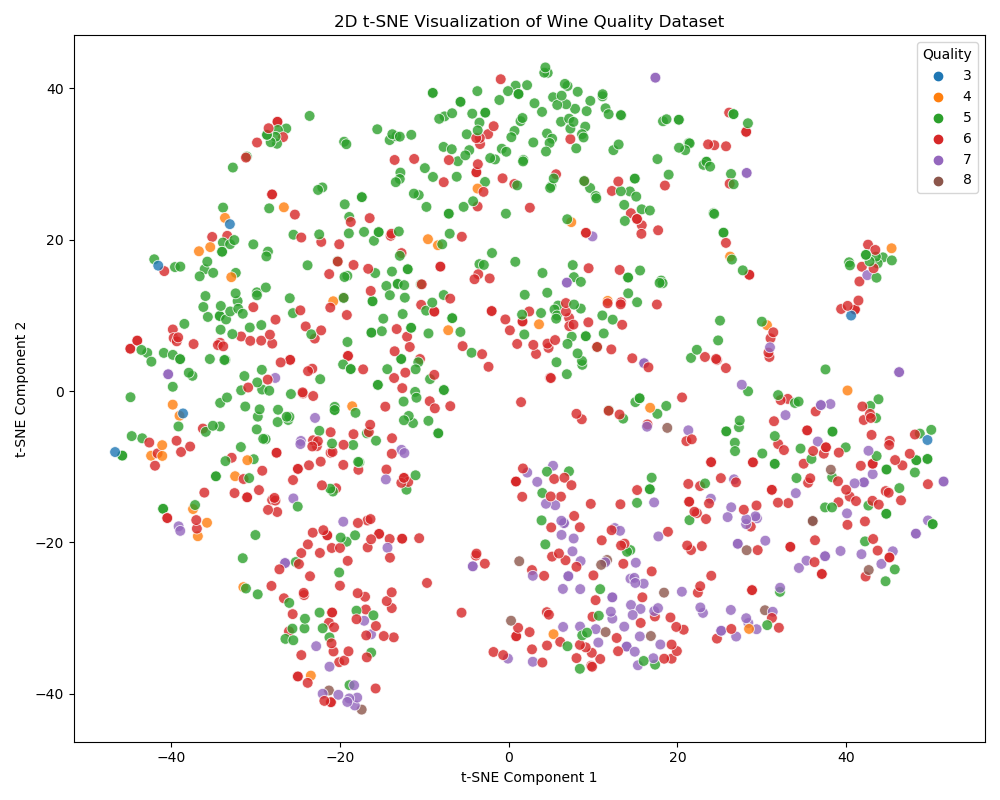

Reproduce this figure in Python.
import pandas as pd
import matplotlib.pyplot as plt
from sklearn.manifold import TSNE
from sklearn.preprocessing import StandardScaler
import seaborn as sns

# Load data
df = pd.read_csv(r"D:\ASWATHI P\class work\WineQT.csv")

# Drop Id column and separate features & target
X = df.drop(["quality", "Id"], axis=1)
y = df["quality"]

print("Features shape:", X.shape)
print("Target classes:", sorted(y.unique()))
print(df.head())

# Scale features
X_scaled = StandardScaler().fit_transform(X)

# t-SNE
tsne = TSNE(n_components=2, random_state=42, perplexity=30, n_iter=1000)
X_tsne = tsne.fit_transform(X_scaled)

# Plot
plt.figure(figsize=(10, 8))
sns.scatterplot(x=X_tsne[:, 0], y=X_tsne[:, 1], hue=y, palette="tab10", s=60, alpha=0.8)
plt.title("2D t-SNE Visualization of Wine Quality Dataset")
plt.xlabel("t-SNE Component 1")
plt.ylabel("t-SNE Component 2")
plt.legend(title="Quality")
plt.tight_layout()
plt.savefig("tsne_plot.png", dpi=300)
plt.show()

print("t-SNE plot saved as tsne_plot.png")
